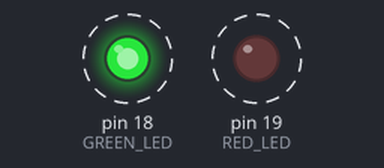
A sketch run on a simulated Arduino Uno, built with avr-gcc and run on an emulated ATmega328P. On the bench: output pins drawn as LEDs (lit = HIGH). Dashed ring = blinking. What the sketch prints to the serial monitor is not drawn.

Above: at 0.2 s.
Timing chart, 0 to 3.0 s (numbered marks = the images above):
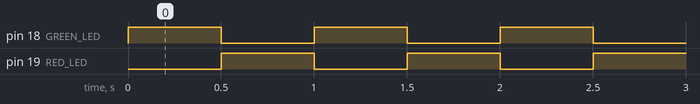

The sketch:

practice_3_talk_and_blink.ino
```cpp
// Chapter 1, Practice 3 - Talk and Blink
// E1.5 railway crossing lights, and the Serial Monitor says which is on.

const int GREEN_LED = 18;
const int RED_LED   = 19;

void setup() {
  Serial.begin(115200);
  pinMode(GREEN_LED, OUTPUT);
  pinMode(RED_LED, OUTPUT);
}

void loop() {
  digitalWrite(GREEN_LED, HIGH);      // green on, red off
  digitalWrite(RED_LED, LOW);
  Serial.println("Green!");
  delay(500);

  digitalWrite(GREEN_LED, LOW);       // green off, red on
  digitalWrite(RED_LED, HIGH);
  Serial.println("Red!");
  delay(500);
}
```

Measured:
- by itself, pin 18 (GREEN_LED), pin 19 (RED_LED): alternates HIGH for 0.50 s and LOW for 0.50 s
